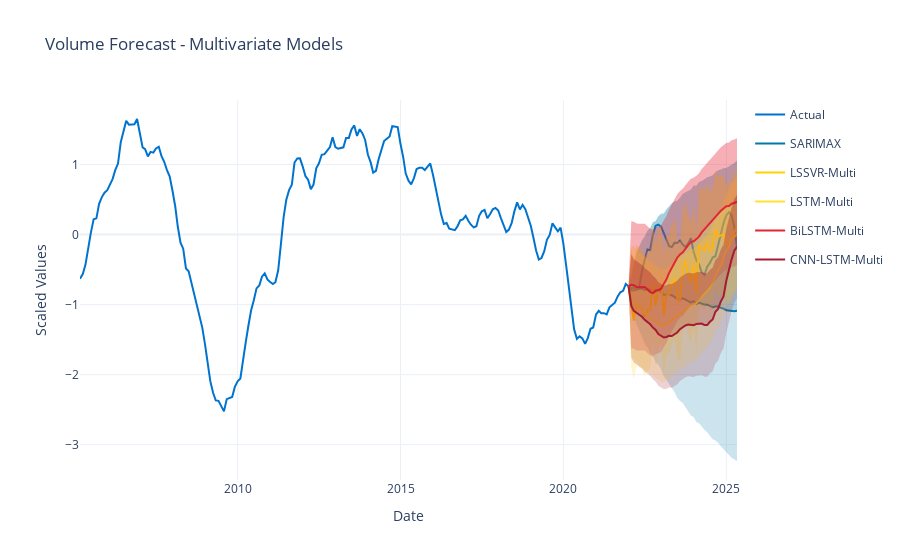

The notebook cell saved with this chart:
### Code cell
fig_multi = go.Figure()

# Actual data
fig_multi.add_trace(go.Scatter(
    x=y2_scaled.index,
    y=y2_scaled,
    mode='lines',
    name='Actual',
    line=dict(width=2, color='#0073CF'),
    legendgroup="Actual"
))

last_train_x = y2_train_scaled.index[-1]
last_train_y = y2_train_scaled.values[-1]

# Multivariate forecasts
models_multi = {
    "SARIMAX": (sarimax_forecast, sarimax_ci),
    "LSSVR-Multi": (lssvr_mv_forecast, (lssvr_mv_lower, lssvr_mv_upper)),
    "LSTM-Multi": (lstm_mv_forecast, (lstm_mv_lower, lstm_mv_upper)),
    "BiLSTM-Multi": (bilstm_mv_forecast, (bilstm_mv_lower, bilstm_mv_upper)),
    "CNN-LSTM-Multi": (cnnlstm_mv_forecast, (cnnlstm_mv_lower, cnnlstm_mv_upper))
}

colors = [
    "#007BA7",
    "#FFD300",
    "#FFE135",
    "#E32636",
    "#A51C30" 
]

for i, (name, (forecast, ci)) in enumerate(models_multi.items()):
    # Handle confidence intervals
    if isinstance(ci, tuple):
        lower, upper = np.array(ci[0]), np.array(ci[1])
    elif isinstance(ci, np.ndarray):
        lower, upper = ci[:, 0], ci[:, 1]
    else:  # DataFrame
        lower, upper = ci.iloc[:, 0].values, ci.iloc[:, 1].values

    # Forecast line
    fig_multi.add_trace(go.Scatter(
        x=[last_train_x] + list(y2_test_scaled.index),
        y=[last_train_y] + list(forecast),
        mode='lines',
        name=name,
        line=dict(color=colors[i]),
        legendgroup=name
    ))

    # Confidence interval (fill)
    fig_multi.add_trace(go.Scatter(
        x=[last_train_x] + list(y2_test_scaled.index),
        y=[last_train_y] + list(upper),
        mode='lines',
        line=dict(width=0),
        fill='tonexty',
        fillcolor=f'rgba{tuple(list(px.colors.hex_to_rgb(colors[i])) + [0.2])}',
        showlegend=False,
        legendgroup=name
    ))
    fig_multi.add_trace(go.Scatter(
        x=[last_train_x] + list(y2_test_scaled.index),
        y=[last_train_y] + list(lower),
        mode='lines',
        line=dict(width=0),
        fill='tonexty',
        fillcolor=f'rgba{tuple(list(px.colors.hex_to_rgb(colors[i])) + [0.2])}',
        showlegend=False,
        legendgroup=name
    ))

fig_multi.update_layout(
    title='Volume Forecast - Multivariate Models',
    xaxis_title='Date',
    yaxis_title='Scaled Values',
    template='plotly_white'
)

fig_multi.show()
